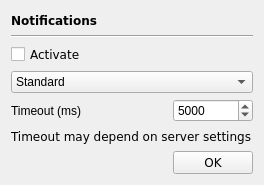
<?xml version="1.0" encoding="UTF-8"?>
<ui version="4.0">
 <class>GUI_Notification</class>
 <widget class="QDialog" name="GUI_Notification">
  <property name="geometry">
   <rect>
    <x>0</x>
    <y>0</y>
    <width>264</width>
    <height>185</height>
   </rect>
  </property>
  <property name="focusPolicy">
   <enum>Qt::ClickFocus</enum>
  </property>
  <property name="windowTitle">
   <string>Notification settings</string>
  </property>
  <layout class="QGridLayout" name="gridLayout">
   <item row="5" column="0" colspan="2">
    <widget class="QLabel" name="label">
     <property name="font">
      <font>
       <family>DejaVu Sans</family>
      </font>
     </property>
     <property name="text">
      <string>Timeout may depend on server settings</string>
     </property>
    </widget>
   </item>
   <item row="1" column="0" colspan="2">
    <widget class="Line" name="line">
     <property name="orientation">
      <enum>Qt::Horizontal</enum>
     </property>
    </widget>
   </item>
   <item row="2" column="0" colspan="2">
    <widget class="QCheckBox" name="cb_activate">
     <property name="font">
      <font>
       <family>DejaVu Sans</family>
      </font>
     </property>
     <property name="focusPolicy">
      <enum>Qt::NoFocus</enum>
     </property>
     <property name="text">
      <string>Activate</string>
     </property>
    </widget>
   </item>
   <item row="6" column="1">
    <widget class="QPushButton" name="btn_ok">
     <property name="maximumSize">
      <size>
       <width>80</width>
       <height>16777215</height>
      </size>
     </property>
     <property name="font">
      <font>
       <family>DejaVu Sans</family>
      </font>
     </property>
     <property name="focusPolicy">
      <enum>Qt::NoFocus</enum>
     </property>
     <property name="text">
      <string>OK</string>
     </property>
    </widget>
   </item>
   <item row="3" column="0" colspan="2">
    <widget class="QComboBox" name="combo_notification">
     <property name="focusPolicy">
      <enum>Qt::NoFocus</enum>
     </property>
     <item>
      <property name="text">
       <string>Standard</string>
      </property>
     </item>
    </widget>
   </item>
   <item row="4" column="1">
    <widget class="QSpinBox" name="sb_timeout">
     <property name="focusPolicy">
      <enum>Qt::TabFocus</enum>
     </property>
     <property name="minimum">
      <number>1000</number>
     </property>
     <property name="maximum">
      <number>60000</number>
     </property>
     <property name="singleStep">
      <number>1000</number>
     </property>
     <property name="value">
      <number>5000</number>
     </property>
    </widget>
   </item>
   <item row="4" column="0">
    <widget class="QLabel" name="label_3">
     <property name="text">
      <string>Timeout (ms)</string>
     </property>
    </widget>
   </item>
   <item row="0" column="0" colspan="2">
    <widget class="QLabel" name="label_2">
     <property name="font">
      <font>
       <family>DejaVu Sans</family>
       <weight>75</weight>
       <bold>true</bold>
      </font>
     </property>
     <property name="text">
      <string>Notifications</string>
     </property>
    </widget>
   </item>
  </layout>
 </widget>
 <resources/>
 <connections/>
</ui>
